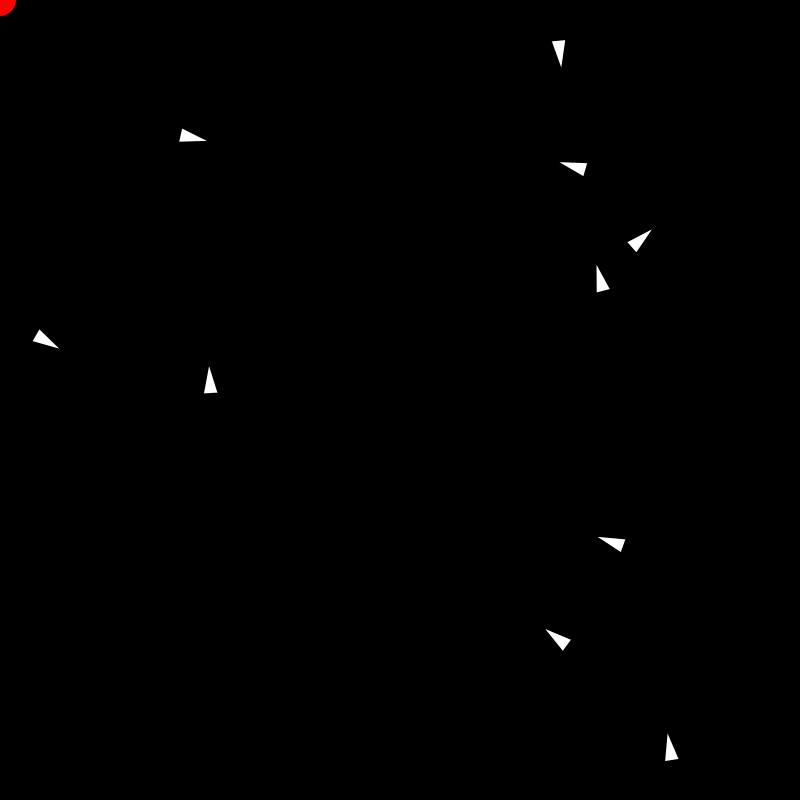
Frame 1 (no input)
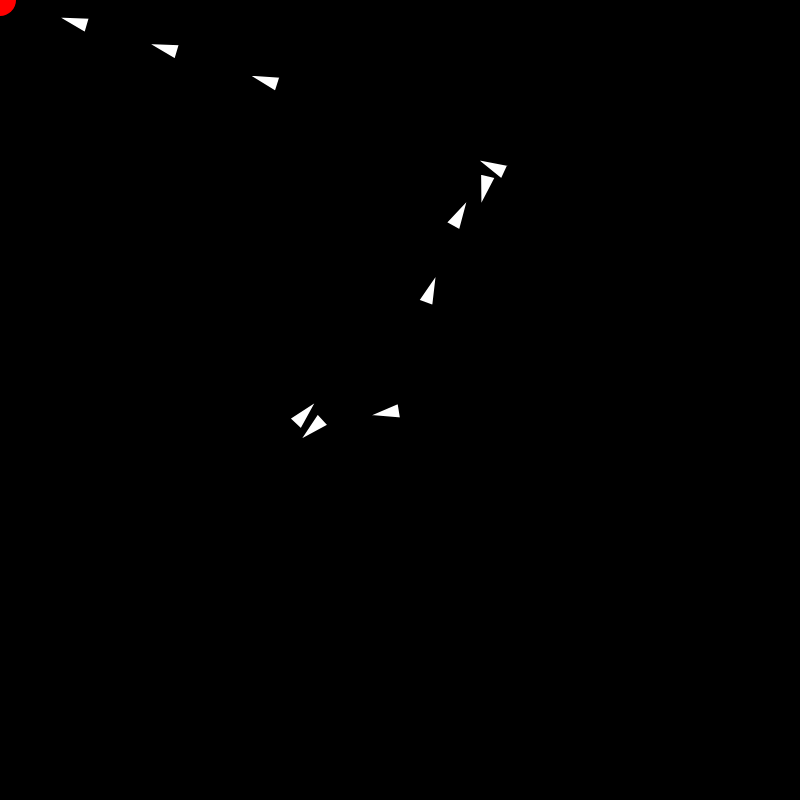
Frame 60 (no input)
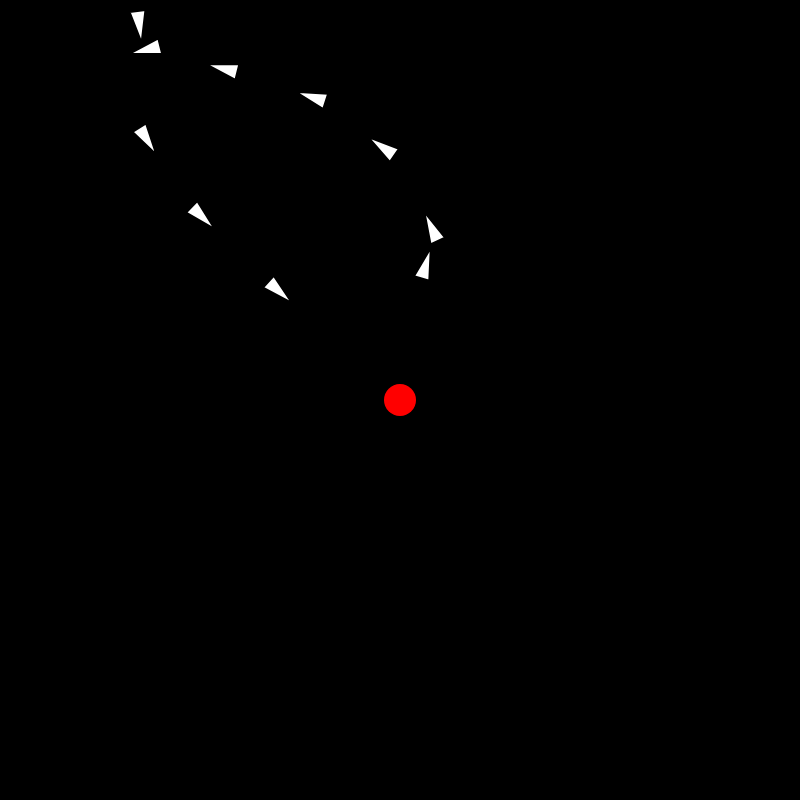
Frame 120 (the mouse pressed at the canvas centre since frame 60)

The p5.js sketch that drew these frames (run headless with seeded random() and noise() and a simulated clock; from frame 60 on, the mouse is pressed at the canvas centre):

// p5.js sketch
// ── sketch.js
const nbVehicles = 10;
let target;
let vehicles = [];

function setup() {
  createCanvas(800, 800);

  createVehicles(nbVehicles);

  target = createVector(random(width), random(height));
}

function createVehicles(nb) {
  for(let i = 0; i < nb; i++) {
    vehicles.push(new Vehicle(random(width), random(height)));
  }
}
// appelée 60 fois par seconde
function draw() {
  // couleur pour effacer l'écran
  background(0);
  // pour effet psychedelique
  //background(0, 0, 0, 10);

  // Cible qui suit la souris, cercle rouge de rayon 32
  target.x = mouseX;
  target.y = mouseY;

  fill(255, 0, 0);
  noStroke();
  ellipse(target.x, target.y, 32);

  // si le véhicule touche la cible, on remet la cible
  // à une position aléatoire
  let vehicle = vehicles[0];

  /* code qui permet de changer la cible si le véhicule
  est proche de la cible */
  /*
  const distance = vehicle.pos.dist(target);
  if(distance < (vehicle.r + 16)) {
    target.x = random(width);
    target.y = random(height);
  }
  */

  // TODO : remplacer le code suivant pour afficher une suite
  // de véhicules qui se suivent en "mode snake"
  // c'est-à-dire en suivant le véhicule précédent et en
  // s'arrêtant à une distance donnée derrière lui.

  vehicles.forEach((vehicle, index) => {
    let steeringForce;

    if(index === 0) {
      // on a affaire au premier véhicule ! il suit bien la cible
      // normale rouge
       steeringForce = vehicle.arrive(target);
    } else {
      // on a affaire à un des autres véhicules
      // il suit le véhicule précédent
      let vehiculePrecedent = vehicles[index - 1];
      const distanceEntreVehicules = 60;
      steeringForce = vehicle.arrive(vehiculePrecedent.pos, distanceEntreVehicules);
    }
    
    vehicle.applyForce(steeringForce);
    // On met à jour la position et on dessine le véhicule
    vehicle.update();
    vehicle.show();
  });

  
}

function keyPressed() {
  if (key === 'd') {
    Vehicle.debug = !Vehicle.debug;
  }
}
// ── vehicle.js
class Vehicle {
  static debug = false;

  constructor(x, y) {
    this.pos = createVector(x, y);
    this.vel = createVector(0, 0);
    this.acc = createVector(0, 0);
    this.maxSpeed = 10;
    this.maxForce = 0.6;
    this.r = 16;
    this.rayonZoneDeFreinage = 100;
  }

  evade(vehicle) {
    let pursuit = this.pursue(vehicle);
    pursuit.mult(-1);
    return pursuit;
  }

  pursue(vehicle) {
    let target = vehicle.pos.copy();
    let prediction = vehicle.vel.copy();
    prediction.mult(10);
    target.add(prediction);
    fill(0, 255, 0);
    circle(target.x, target.y, 16);
    return this.seek(target);
  }

  arrive(target, d = 0) {
    // 2nd argument true enables the arrival behavior
    // 3rd argumlent d is the distance behind the target
    // for "snake" behavior
    return this.seek(target, true, d);
  }

  flee(target) {
    // recopier code de flee de l'exemple précédent
  }

  // TODO : modifier pour ajouter un 3ème paramètre d
  // qui dira à quelle distance derrière le véhicule on doit s'arrêter
  // si d=0 c'est le comportement arrival normal
  seek(target, arrival, d = 0) {
    let force = p5.Vector.sub(target, this.pos);
    let desiredSpeed = this.maxSpeed;

    if (arrival) {
      // on dessine un cercle de rayon 100 
      // centré sur le point d'arrivée

      if (Vehicle.debug) {
        noFill();
        stroke("white")
        circle(target.x, target.y, this.rayonZoneDeFreinage)
      }
      
      // on calcule la distance du véhicule
      // par rapport au centre du cercle
      const dist = p5.Vector.dist(this.pos, target);

      if (dist < this.rayonZoneDeFreinage) {
        // on va diminuer de manière proportionnelle à
        // la distance, la vitesse
        // on va utiliser la fonction map(...) de P5
        // qui permet de modifier une valeur dans un 
        // intervalle initial, vers la même valeur dans un
        // autre intervalle
        // newVal = map(value, start1, stop1, start2, stop2, [withinBounds])
        desiredSpeed = map(dist, d, this.rayonZoneDeFreinage, 0, this.maxSpeed)
      }
    }

    // equation force = vitesseDesiree - vitesseActuelle
    force.setMag(desiredSpeed);
    force.sub(this.vel);
    // et on limite la force
    force.limit(this.maxForce);
    return force;
  }

  seekCorrectionSnake(target, arrival = false, d) {
    let force = p5.Vector.sub(target, this.pos);
    let desiredSpeed = this.maxSpeed;

    if (arrival) {
      // On définit un rayon de 100 pixels autour de la cible
      // si la distance entre le véhicule courant et la cible
      // est inférieure à ce rayon, on ralentit le véhicule
      // desiredSpeed devient inversement proportionnelle à la distance
      // si la distance est petite, force = grande
      // Vous pourrez utiliser la fonction P5 
      // distance = map(valeur, valeurMin, valeurMax, nouvelleValeurMin, nouvelleValeurMax)
      // qui prend une valeur entre valeurMin et valeurMax et la transforme en une valeur
      // entre nouvelleValeurMin et nouvelleValeurMax

      // 1 - dessiner le cercle de rayon 100 autour de la target
      if (Vehicle.debug) {
        stroke(255, 255, 255);
        noFill();
        circle(target.x, target.y, this.rayonZoneDeFreinage);
      }

      // 2 - calcul de la distance entre la cible et le véhicule
      let distance = p5.Vector.dist(this.pos, target);

      // 3 - si distance < rayon du cercle, alors on modifie desiredSPeed
      // qui devient inversement proportionnelle à la distance.
      // si d = rayon alors desiredSpeed = maxSpeed
      // si d = 0 alors desiredSpeed = 0
      if (distance < this.rayonZoneDeFreinage) {
        desiredSpeed = map(distance, d, this.rayonZoneDeFreinage, 0, this.maxSpeed);
      }
    }

    force.setMag(desiredSpeed);
    force.sub(this.vel);
    force.limit(this.maxForce);
    return force;
  }

  applyForce(force) {
    this.acc.add(force);
  }

  update() {
    this.vel.add(this.acc);
    this.vel.limit(this.maxSpeed);
    this.pos.add(this.vel);
    this.acc.set(0, 0);
  }

  show() {
    stroke(255);
    strokeWeight(2);
    fill(255);
    stroke(0);
    strokeWeight(2);
    push();
    translate(this.pos.x, this.pos.y);
    rotate(this.vel.heading());
    triangle(-this.r, -this.r / 2, -this.r, this.r / 2, this.r, 0);
    pop();
  }

  edges() {
    if (this.pos.x > width + this.r) {
      this.pos.x = -this.r;
    } else if (this.pos.x < -this.r) {
      this.pos.x = width + this.r;
    }
    if (this.pos.y > height + this.r) {
      this.pos.y = -this.r;
    } else if (this.pos.y < -this.r) {
      this.pos.y = height + this.r;
    }
  }
}

class Target extends Vehicle {
  constructor(x, y) {
    super(x, y);
    this.vel = p5.Vector.random2D();
    this.vel.mult(5);
  }

  show() {
    stroke(255);
    strokeWeight(2);
    fill("#F063A4");
    push();
    translate(this.pos.x, this.pos.y);
    circle(0, 0, this.r * 2);
    pop();
  }
}
